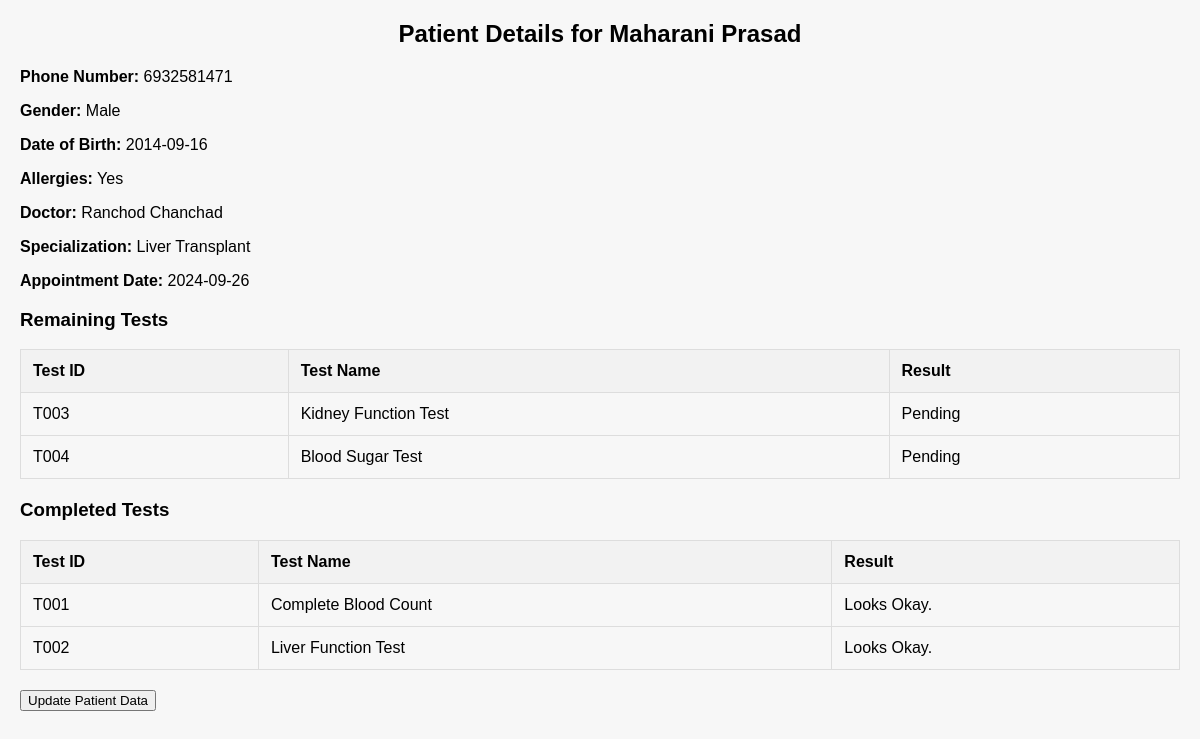
/pages/patientDetails.php?pid=P002 (signed in), run on the app's committed database.
### tables this page shows
CREATE TABLE `patientinfo` (
  `pid` varchar(10) NOT NULL,
  `pName` varchar(50) NOT NULL,
  `phoneNumber` varchar(10) NOT NULL,
  `pGender` varchar(20) NOT NULL,
  `pDOB` date NOT NULL,
  `pAllergies` tinyint(1) NOT NULL
);

CREATE TABLE `doctorinfo` (
  `did` varchar(10) NOT NULL,
  `name` varchar(30) NOT NULL,
  `surname` varchar(30) NOT NULL,
  `gender` varchar(10) NOT NULL,
  `specialization` varchar(30) NOT NULL
);

CREATE TABLE `appointments` (
  `appointmentId` int(11) NOT NULL,
  `did` varchar(10) NOT NULL,
  `pid` varchar(10) NOT NULL,
  `appointmentDate` date NOT NULL
);

CREATE TABLE `patienttest` (
  `tid` varchar(10) NOT NULL,
  `pid` varchar(10) NOT NULL,
  `complete` tinyint(1) NOT NULL DEFAULT 0,
  `result` varchar(100) NOT NULL DEFAULT 'Looks Okay.'
);

CREATE TABLE `tests` (
  `tid` varchar(10) NOT NULL,
  `tName` varchar(50) NOT NULL
);

### pages/patientDetails.php (the view, shortened to what this page needs)
<?php
include "connection.php";
$pid = $_GET['pid'];
$query = "
    SELECT
        * ,
        doctorinfo.name AS doctorName,
        doctorinfo.surname AS doctorSurname,
        doctorinfo.specialization,
        appointments.appointmentDate
    FROM patientinfo
    INNER JOIN doctorpatient ON patientinfo.pid = doctorpatient.pid
    INNER JOIN doctorinfo ON doctorpatient.did = doctorinfo.did
    LEFT JOIN appointments ON patientinfo.pid = appointments.pid
    WHERE patientinfo.pid = ?
";
$stmt = $conn->prepare($query);
$stmt->bind_param("s", $pid);
$stmt->execute();
$patientResult = $stmt->get_result();
if ($patientResult->num_rows > 0) {
    $patientData = $patientResult->fetch_assoc();
} else {
    echo "No patient found.";
    exit();
}
$testQuery = "
    SELECT pt.tid, pt.complete, pt.result, t.tname
    FROM patienttest pt
    INNER JOIN tests t ON pt.tid = t.tid
    WHERE pt.pid = ?
";
$testStmt = $conn->prepare($testQuery);
$testStmt->bind_param("s", $pid);
$testStmt->execute();
$testResult = $testStmt->get_result();
$completedTests = [];
$remainingTests = [];
while ($testRow = $testResult->fetch_assoc()) {
    if ($testRow['complete'] == 1) {
        $completedTests[] = $testRow;
    } else {
        $testRow['result'] = 'Pending';
        $remainingTests[] = $testRow;
    }
}
?>
<!DOCTYPE html>
<html lang="en">
<head>
</head>
<body>
    <h2>Patient Details for <?php echo htmlspecialchars($patientData['pName']); ?></h2>
    <p><strong>Phone Number:</strong> <?php echo htmlspecialchars($patientData['phoneNumber']); ?></p>
    <p><strong>Gender:</strong> <?php echo htmlspecialchars($patientData['pGender']); ?></p>
    <p><strong>Date of Birth:</strong> <?php echo htmlspecialchars($patientData['pDOB']); ?></p>
    <p><strong>Allergies:</strong> <?php echo htmlspecialchars($patientData['pAllergies'] == 1 ? 'Yes' : 'No'); ?></p>
    <p><strong>Doctor:</strong>
        <?php echo htmlspecialchars($patientData['doctorName'] . ' ' . $patientData['doctorSurname']); ?></p>
    <p><strong>Specialization:</strong> <?php echo htmlspecialchars($patientData['specialization']); ?></p>
    <p><strong>Appointment Date:</strong> <?php echo htmlspecialchars($patientData['appointmentDate']); ?></p>
    <h3>Remaining Tests</h3>
    <table>
        <thead>
            <tr>
                <th>Test ID</th>
                <th>Test Name</th>
                <th>Result</th>
            </tr>
        </thead>
        <tbody>
            <?php if (count($remainingTests) > 0): ?>
                <?php foreach ($remainingTests as $test): ?>
                    <tr>
                        <td><?php echo htmlspecialchars($test['tid']); ?></td>
                        <td><?php echo htmlspecialchars($test['tname']); ?></td>
                        <td><?php echo htmlspecialchars($test['result']); ?></td>
                    </tr>
                <?php endforeach; ?>
            <?php else: ?>
                <tr>
                    <td colspan="3">No remaining tests found.</td>
                </tr>
            <?php endif; ?>
        </tbody>
    </table>
    <h3>Completed Tests</h3>
    <table>
        <thead>
            <tr>
                <th>Test ID</th>
                <th>Test Name</th>
                <th>Result</th>
            </tr>
        </thead>
        <tbody>
            <?php if (count($completedTests) > 0): ?>
                <?php foreach ($completedTests as $test): ?>
                    <tr>
                        <td><?php echo htmlspecialchars($test['tid']); ?></td>
                        <td><?php echo htmlspecialchars($test['tname']); ?></td>
                        <td><?php echo htmlspecialchars($test['result']); ?></td>
                    </tr>
                <?php endforeach; ?>
            <?php else: ?>
                <tr>
                    <td colspan="3">No completed tests found.</td>
                </tr>
            <?php endif; ?>
        </tbody>
    </table>
    <button onclick="window.location.href='updatePatientData.php?pid=<?php echo htmlspecialchars($pid); ?>';">
        Update Patient Data
    </button>
</body>
</html>

### pages/patientDetails.php (style rules this page uses)
body { font-family: Arial, sans-serif; background-color: #f7f7f7; margin: 20px; }
table { width: 100%; border-collapse: collapse; margin-bottom: 20px; }
th, td { border: 1px solid #ddd; padding: 12px; text-align: left; }
th { background-color: #f2f2f2; }
h2 { text-align: center; }

### data on the page
patientinfo: pName "Maharani Prasad", phoneNumber "6932581471", pGender "Male", pDOB "2014-09-16", pAllergies "Yes"
doctorinfo: name+surname "Ranchod Chanchad", specialization "Liver Transplant"
appointments: appointmentDate "2024-09-26"
patienttest: tid "T003", tid.tName "Kidney Function Test", result "Pending"
patienttest: tid "T004", tid.tName "Blood Sugar Test", result "Pending"
patienttest: tid "T001", tid.tName "Complete Blood Count", result "Looks Okay."
patienttest: tid "T002", tid.tName "Liver Function Test", result "Looks Okay."
